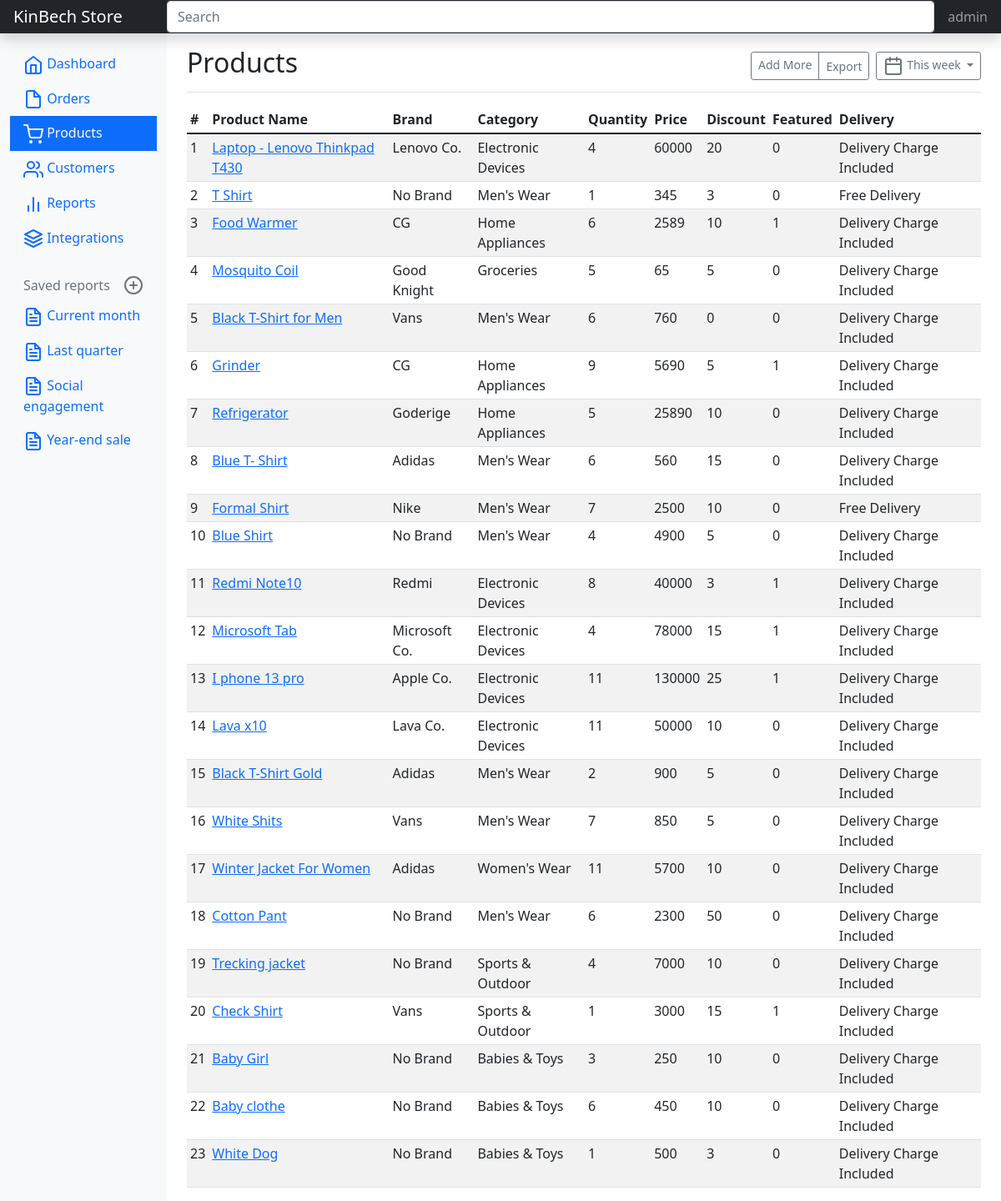
Screenshot of /admin/products.php (signed in) with the database file from the repository.
### tables this page shows
CREATE TABLE `products` (
  `fp_id` int(11) NOT NULL,
  `fp_name` varchar(100) NOT NULL,
  `brand` varchar(100) NOT NULL,
  `fp_price` int(11) NOT NULL,
  `price` int(11) NOT NULL,
  `fp_category` varchar(100) NOT NULL,
  `fp_amount` int(11) NOT NULL,
  `image` varchar(100) NOT NULL,
  `discount` int(11) NOT NULL,
  `description` text NOT NULL,
  `delivery` varchar(50) NOT NULL,
  `featured` int(11) NOT NULL DEFAULT 0,
  `delivery_charge` int(11) NOT NULL
);

### admin/products.php (the view, shortened to what this page needs)
<?php
require("../config/database.php");
$query = mysqli_query($conn, "SELECT * FROM products");
$result = array();
while ($row = mysqli_fetch_assoc($query)) {
  $result[] = $row;
}
?>
<!doctype html>
<html lang="en">
<head>
  <link href="https://cdn.jsdelivr.net/npm/bootstrap@5.1.3/dist/css/bootstrap.min.css" rel="stylesheet">
</head>
<body>
<header class="navbar navbar-dark sticky-top bg-dark flex-md-nowrap p-0 shadow">
  <a class="navbar-brand col-md-3 col-lg-2 me-0 px-3" href="#">KinBech Store</a>
  <input class="form-control form-control-dark w-100" type="text" placeholder="Search" aria-label="Search">
  <div class="navbar-nav">
    <div class="nav-item text-nowrap">
    <a class="nav-link px-3" href="#"><?php echo $_SESSION['username'] ?></a>
    </div>
  </div>
</header>
<div class="container-fluid">
  <div class="row">
    <nav id="sidebarMenu" class="col-md-3 col-lg-2 d-md-block bg-light sidebar collapse">
      <div class="position-sticky pt-3">
        <ul class="nav flex-column">
          <li class="nav-item">
            <a class="nav-link" aria-current="page" href="dashboard.php">
              Dashboard
            </a>
          </li>
          <li class="nav-item">
            <a class="nav-link" href="orders.php">
              Orders
            </a>
          </li>
          <li class="nav-item">
            <a class="nav-link bg-primary text-light" href="products.php">
              Products
            </a>
          </li>
          <li class="nav-item">
            <a class="nav-link" href="customers.php">
              Customers
            </a>
          </li>
          <li class="nav-item">
            <a class="nav-link" href="#">
              Reports
            </a>
          </li>
          <li class="nav-item">
            <a class="nav-link" href="#">
              Integrations
            </a>
          </li>
        </ul>
        <h6 class="sidebar-heading d-flex justify-content-between align-items-center px-3 mt-4 mb-1 text-muted">
          <span>Saved reports</span>
          <a class="link-secondary" href="#" aria-label="Add a new report">
          </a>
        </h6>
        <ul class="nav flex-column mb-2">
          <li class="nav-item">
            <a class="nav-link" href="#">
              Current month
            </a>
          </li>
          <li class="nav-item">
            <a class="nav-link" href="#">
              Last quarter
            </a>
          </li>
          <li class="nav-item">
            <a class="nav-link" href="#">
              Social engagement
            </a>
          </li>
          <li class="nav-item">
            <a class="nav-link" href="#">
              Year-end sale
            </a>
          </li>
        </ul>
      </div>
    </nav>
    <main class="col-md-9 ms-sm-auto col-lg-10 px-md-4"><div class="chartjs-size-monitor"><div class="chartjs-size-monitor-expand"><div class=""></div></div><div class="chartjs-size-monitor-shrink"><div class=""></div></div></div>
      <div class="d-flex justify-content-between flex-wrap flex-md-nowrap align-items-center pt-3 pb-2 mb-3 border-bottom">
        <h1 class="h2">Products</h1>
        <div class="btn-toolbar mb-2 mb-md-0">
          <div class="btn-group me-2">
            <a href="add_product.php" class="btn btn-sm btn-outline-secondary">Add More</a>
            <button type="button" class="btn btn-sm btn-outline-secondary">Export</button>
          </div>
          <button type="button" class="btn btn-sm btn-outline-secondary dropdown-toggle">
            This week
          </button>
        </div>
      </div>
      <div class="table-responsive">
        <table class="table table-striped table-sm">
          <thead>
          <tr>
                <th scope="col">#</th>
                <th scope="col">Product Name</th>
                <th scope="col">Brand</th>
                <th scope="col">Category</th>
                <th scope="col">Quantity</th>
                <th scope="col">Price</th>
                <th scope="col">Discount</th>
                <th scope="col">Featured</th>
                <th scope="col">Delivery</th>
              </tr>
          </thead>
          <tbody>
          <?php
              foreach ($result as $key => $resData) {
              ?>
                    <tr id="row">
                    <td><?php echo $key + 1 ?></td>
                    <td><a href="edit.php?id=<?php echo $resData['fp_id'] ?>">
                    <?php echo $resData['fp_name'] ?></a></td>
                    <td><?php echo $resData['brand'] ?></td>
                    <td><?php echo $resData['fp_category'] ?></td>
                    <td><?php echo $resData['fp_amount'] ?></td>
                    <td><?php echo $resData['price'] ?></td>
                    <td><?php echo $resData['discount'] ?></td>
                    <td><?php echo $resData['featured'] ?></td>
                    <td><?php echo $resData['delivery'] ?></td>
                  </tr>
              <?php } ?>
          </tbody>
        </table>
      </div>
    </main>
  </div>
</div>
</body>
</html>

### rows the page displays
products: fp_name "Laptop - Lenovo Thinkpad T430", brand "Lenovo Co.", fp_category "Electronic Devices", fp_amount "4", price "60000", discount "20", featured "0", delivery "Delivery Charge Included"
products: fp_name "T Shirt", brand "No Brand", fp_category "Men's Wear", fp_amount "1", price "345", discount "3", featured "0", delivery "Free Delivery"
products: fp_name "Food Warmer", brand "CG", fp_category "Home Appliances", fp_amount "6", price "2589", discount "10", featured "1", delivery "Delivery Charge Included"
products: fp_name "Mosquito Coil", brand "Good Knight", fp_category "Groceries", fp_amount "5", price "65", discount "5", featured "0", delivery "Delivery Charge Included"
products: fp_name "Black T-Shirt for Men", brand "Vans", fp_category "Men's Wear", fp_amount "6", price "760", discount "0", featured "0", delivery "Delivery Charge Included"
products: fp_name "Grinder", brand "CG", fp_category "Home Appliances", fp_amount "9", price "5690", discount "5", featured "1", delivery "Delivery Charge Included"
products: fp_name "Refrigerator", brand "Goderige", fp_category "Home Appliances", fp_amount "5", price "25890", discount "10", featured "0", delivery "Delivery Charge Included"
products: fp_name "Blue T- Shirt", brand "Adidas", fp_category "Men's Wear", fp_amount "6", price "560", discount "15", featured "0", delivery "Delivery Charge Included"
products: fp_name "Formal Shirt", brand "Nike", fp_category "Men's Wear", fp_amount "7", price "2500", discount "10", featured "0", delivery "Free Delivery"
products: fp_name "Blue Shirt", brand "No Brand", fp_category "Men's Wear", fp_amount "4", price "4900", discount "5", featured "0", delivery "Delivery Charge Included"
products: fp_name "Redmi Note10", brand "Redmi", fp_category "Electronic Devices", fp_amount "8", price "40000", discount "3", featured "1", delivery "Delivery Charge Included"
products: fp_name "Microsoft Tab", brand "Microsoft Co.", fp_category "Electronic Devices", fp_amount "4", price "78000", discount "15", featured "1", delivery "Delivery Charge Included"
products: fp_name "I phone 13 pro", brand "Apple Co.", fp_category "Electronic Devices", fp_amount "11", price "130000", discount "25", featured "1", delivery "Delivery Charge Included"
products: fp_name "Lava x10", brand "Lava Co.", fp_category "Electronic Devices", fp_amount "11", price "50000", discount "10", featured "0", delivery "Delivery Charge Included"
products: fp_name "Black T-Shirt Gold", brand "Adidas", fp_category "Men's Wear", fp_amount "2", price "900", discount "5", featured "0", delivery "Delivery Charge Included"
products: fp_name "White Shits", brand "Vans", fp_category "Men's Wear", fp_amount "7", price "850", discount "5", featured "0", delivery "Delivery Charge Included"
products: fp_name "Winter Jacket For Women", brand "Adidas", fp_category "Women's Wear", fp_amount "11", price "5700", discount "10", featured "0", delivery "Delivery Charge Included"
products: fp_name "Cotton Pant", brand "No Brand", fp_category "Men's Wear", fp_amount "6", price "2300", discount "50", featured "0", delivery "Delivery Charge Included"
products: fp_name "Trecking jacket", brand "No Brand", fp_category "Sports & Outdoor", fp_amount "4", price "7000", discount "10", featured "0", delivery "Delivery Charge Included"
products: fp_name "Check Shirt", brand "Vans", fp_category "Sports & Outdoor", fp_amount "1", price "3000", discount "15", featured "1", delivery "Delivery Charge Included"
products: fp_name "Baby Girl", brand "No Brand", fp_category "Babies & Toys", fp_amount "3", price "250", discount "10", featured "0", delivery "Delivery Charge Included"
products: fp_name "Baby clothe", brand "No Brand", fp_category "Babies & Toys", fp_amount "6", price "450", discount "10", featured "0", delivery "Delivery Charge Included"
products: fp_name "White Dog", brand "No Brand", fp_category "Babies & Toys", fp_amount "1", price "500", discount "3", featured "0", delivery "Delivery Charge Included"

### other values shown
$_SESSION['username'] "admin"
